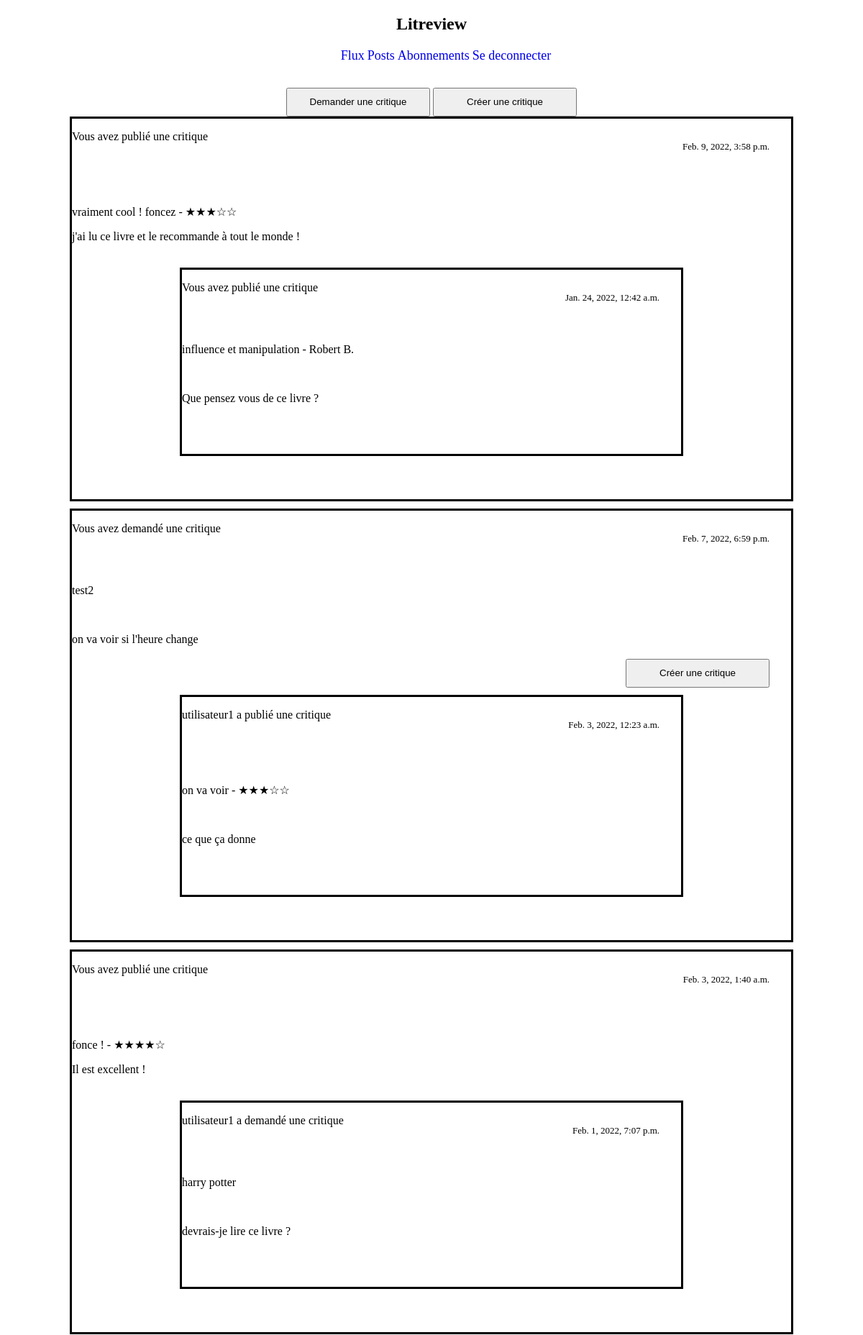
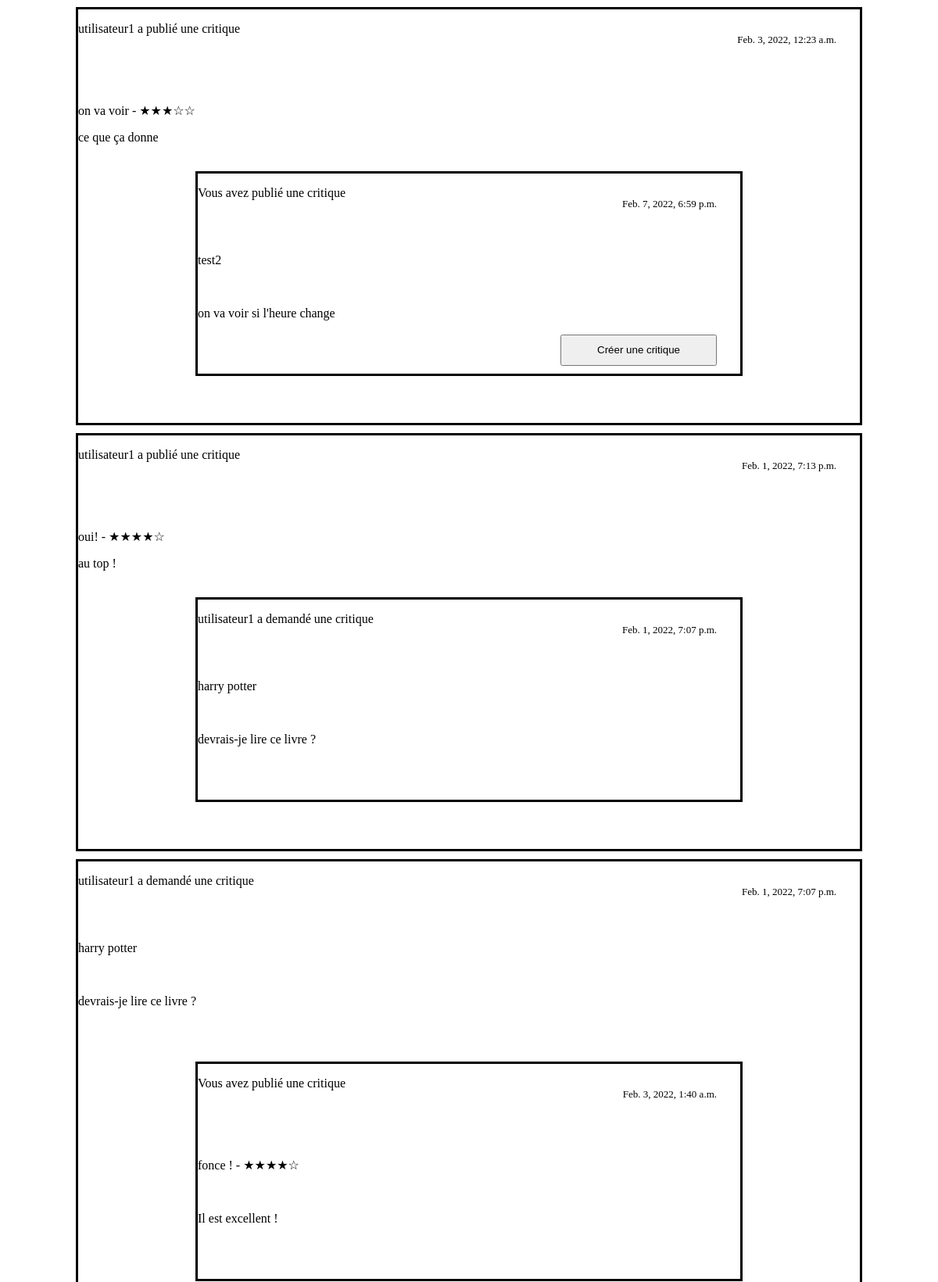
The app's page /flux/ (signed in, upper part) with its own data (2 pictures, top to bottom).
### blog/models.py (models this page shows, shortened)
class Review(models.Model):
    ticket_associe = models.ForeignKey(to=Ticket, on_delete=models.CASCADE, null=True, blank=True)
    rating = models.PositiveSmallIntegerField(
        validators=[MinValueValidator(0), MaxValueValidator(5)])
    headline = models.CharField(max_length=128)
    body = models.CharField(max_length=8192, blank=True)
    user_associe = models.ForeignKey(
        User, on_delete=models.CASCADE, null=True, blank=True)
    time_created = models.DateTimeField(auto_now_add=True)

class Ticket(models.Model):
    title = models.CharField(max_length=128)
    description = models.TextField(max_length=2048, blank=True)
    user = models.ForeignKey(User, on_delete=models.CASCADE)
    image = models.ImageField(blank=True)
    time_created = models.DateTimeField(auto_now_add=True)

class User(models.Model):
    username = models.CharField(max_length=150, unique=True)
    password = models.CharField(max_length=100)
    email = models.EmailField(max_length=254)

### blog/views.py (the view)
# urls.py: path('flux/', views.page_flux),
def page_flux(request):
    try:
        if not request.session['connected']:
            print(request.session['connected'])
            return redirect('/index')
        else:
            pass
    except KeyError:
        print("probleme avec la session")
    user = User.objects.get(username=request.session['username'])
    user_id = user.id
    users_id = [following.followed_user.id for following in UserFollows.objects.filter(user=user_id)]
    users_id.append(user_id)
    followings_tickets = Ticket.objects.filter(user_id__in=users_id)
    followings_reviews = Review.objects.filter(user_associe_id__in=users_id)
    tickets = Ticket.objects.all()
    reviews = Review.objects.all().order_by('-time_created')
    tickets_already_commented = Review.objects.filter(user_associe_id=user_id)
    tickets_already_commented = [review.ticket_associe_id for review in tickets_already_commented]
    print(tickets_already_commented)
    tickets_reviews = sorted(chain(followings_tickets, followings_reviews), key=attrgetter('time_created'),
                             reverse=True)
    context = {
        'user_id': user_id,
        'tickets_reviews': tickets_reviews,
        'tickets': tickets,
        'reviews': reviews,
        'tickets_already_commented': tickets_already_commented
    }
    return render(request, 'templates/blog/tickets_reviews.html', context)

### blog/templates/blog/tickets_reviews.html (shortened to what this page needs)
<!doctype html>
<html lang="fr">
<head>
    {% block header %}
    {% include 'blog/barre_de_navigation.html' %}
    {% endblock %}
  {% load static %}
  <link rel="stylesheet" href="{% static 'blog/flux.css' %}">
</head>
<body>
<br>
<div id="boutons" style="text-align: center; min-width: 1000px;">
<button class="bouton" id="demander_une_critique" onclick="window.location.href = '/creer-un-ticket'";>Demander une critique</button>
    <button class="bouton" id="creer_une_critique" onclick="window.location.href = '/creer-ticket-et-critique'";>Créer une critique</button>
</div>
{% for q in tickets_reviews %}
    {% if q.headline %}
        <div id="review">
            {% if user_id == q.user_associe_id %}
            <p class="demande_de_critique">Vous avez publié une critique</p>
            <br>
            {% else %}
            <p>{{q.user_associe.username}} a publié une critique</p>
            <br>
            {% endif %}
            <p class="heure">{{q.time_created}}</p>
            <br>
            <br>
            {% if q.rating == 3 %}
            <p id="book_title">{{q.headline}} - ★★★☆☆</p>
            {% endif %}
            {% if q.rating == 4 %}
            <p id="book_title">{{q.headline}} - ★★★★☆</p>
            {% endif %}
            <p id="description">{{q.body}}</p>
            <br>
            {% for ticket in tickets %}
                {% if ticket.id == q.ticket_associe_id %}
                    <div class="ticket_review_miniature">
                        {% if user_id == ticket.user.id %}
                        <p class="demande_de_critique">Vous avez publié une critique</p>
                        <br>
                        {% else %}
                        <p>{{ticket.user.username}} a demandé une critique</p>
                        <br>
                        {% endif %}
                        <p class="heure">{{ticket.time_created}}</p>
                        <br>
                        <p id="book_title">{{ticket.title}}</p>
                        <br>
                        <p id="description" class="description">{{ticket.description}}</p>
                        <br>
                        {% if q.ticket_associe_id not in tickets_already_commented %}
                            <button class="button" onclick="window.location.href = '{% url 'creer-une-critique' ticket.id %}'";>Créer une critique</button>
                        {% endif %}
                    </div>
        </div>
                {% endif %}
            {% endfor %}
    {% else %}
        <div id="tickets">
            {% if user_id == q.user_id %}
                <p class="demande_de_critique">Vous avez demandé une critique</p>
                <br>
                {% else %}
                <p>{{q.user.username}} a demandé une critique</p>
                <br>
                {% endif %}
                <p class="heure">{{q.time_created}}</p>
                <br>
                <p id="book_title">{{q.title}}</p>
                <br>
                <p id="description" class="description">{{q.description}}</p>
                <br>
                {% if q.id not in tickets_already_commented %}
                    <button class="button" onclick="window.location.href = '{% url 'creer-une-critique' q.id %}'";>Créer une critique</button>
                {% endif %}
                {% for review in reviews  %}
                    {% if review.ticket_associe_id == q.id %}
                         <div class="ticket_review_miniature">
                            {% if user_id == review.user_associe_id %}
                            <p class="demande_de_critique">Vous avez publié une critique</p>
                            <br>
                            {% else %}
                            <p>{{review.user_associe.username}} a publié une critique</p>
                            <br>
                            {% endif %}
                            <p class="heure">{{review.time_created}}</p>
                            <br>
                            <br>
                            {% if review.rating == 3 %}
                            <p id="book_title">{{review.headline}} - ★★★☆☆</p>
                             {% endif %}
                            {% if review.rating == 4 %}
                            <p id="book_title">{{review.headline}} - ★★★★☆</p>
                             {% endif %}
                            <br>
                            <p id="description" class="description">{{review.body}}</p>
                            <br>
                         </div>
                    {% endif %}
                {% endfor %}
            </div>
    {% endif %}
{% endfor %}
</body>
</html>

### blog/static/blog/flux.css (style rules this page uses)
#tickets, #review, #reponse_critique, #critique_div { border-color: black; border-style: solid; margin-left: auto; margin-right: auto; margin-bottom: 10px; min-width: 1000px; width: 500px }
button, h1, h2 { text-align: center; }
.heure { position: relative; float: right; top: -50px; right: 30px; font-size: small; }
.button { text-align: center; position: relative; float: right; bottom: 50px; right: 30px; width: 200px; height: 40px; }
button { width: 200px; height: 40px; }
.ticket_on_our_flux_page, .ticket_review_miniature { border-color: black; border-style: solid; margin-left: 150px; margin-right: 150px; margin-bottom: 60px; }
.description { margin-bottom: 50px; }

### records on screen
Review: shows "Vous avez publié une critique", time_created "Feb. 9, 2022, 3:58 p.m.", headline "vraiment cool ! foncez", body "j'ai lu ce livre et le recommande à tout le monde !"
Ticket: shows "Vous avez publié une critique", time_created "Jan. 24, 2022, 12:42 a.m.", title "influence et manipulation - Robert B.", description "Que pensez vous de ce livre ?"
Ticket: shows "Vous avez demandé une critique", time_created "Feb. 7, 2022, 6:59 p.m.", title "test2", description "on va voir si l'heure change", shows "Créer une critique", shows "Vous avez publié une critique"
Review: user_associe.username "utilisateur1", time_created "Feb. 3, 2022, 12:23 a.m.", headline "on va voir", body "ce que ça donne"
Review: shows "Vous avez publié une critique", time_created "Feb. 3, 2022, 1:40 a.m.", headline "fonce !", body "Il est excellent !"
Ticket: user.username "utilisateur1", time_created "Feb. 1, 2022, 7:07 p.m.", title "harry potter", description "devrais-je lire ce livre ?"
Review: user_associe.username "utilisateur1", time_created "Feb. 1, 2022, 7:13 p.m.", headline "oui!", body "au top !"
